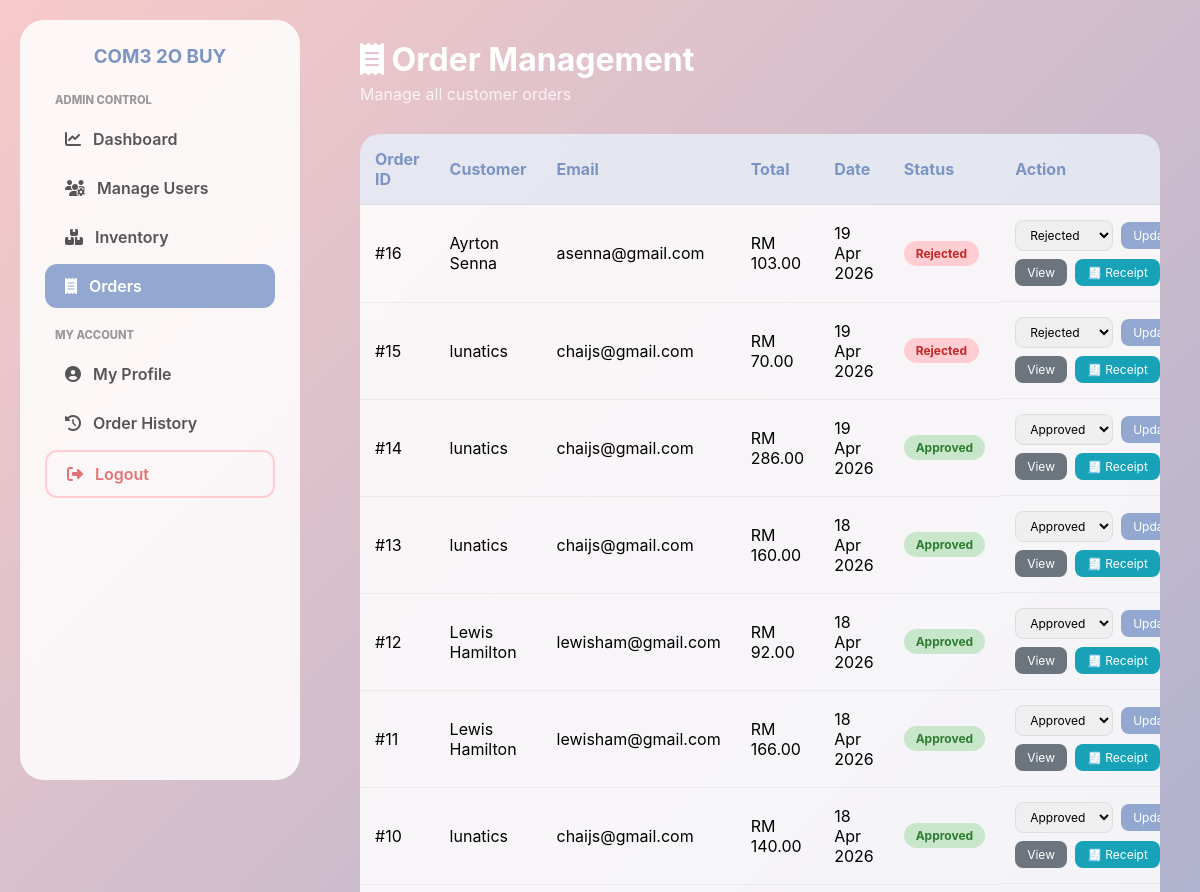
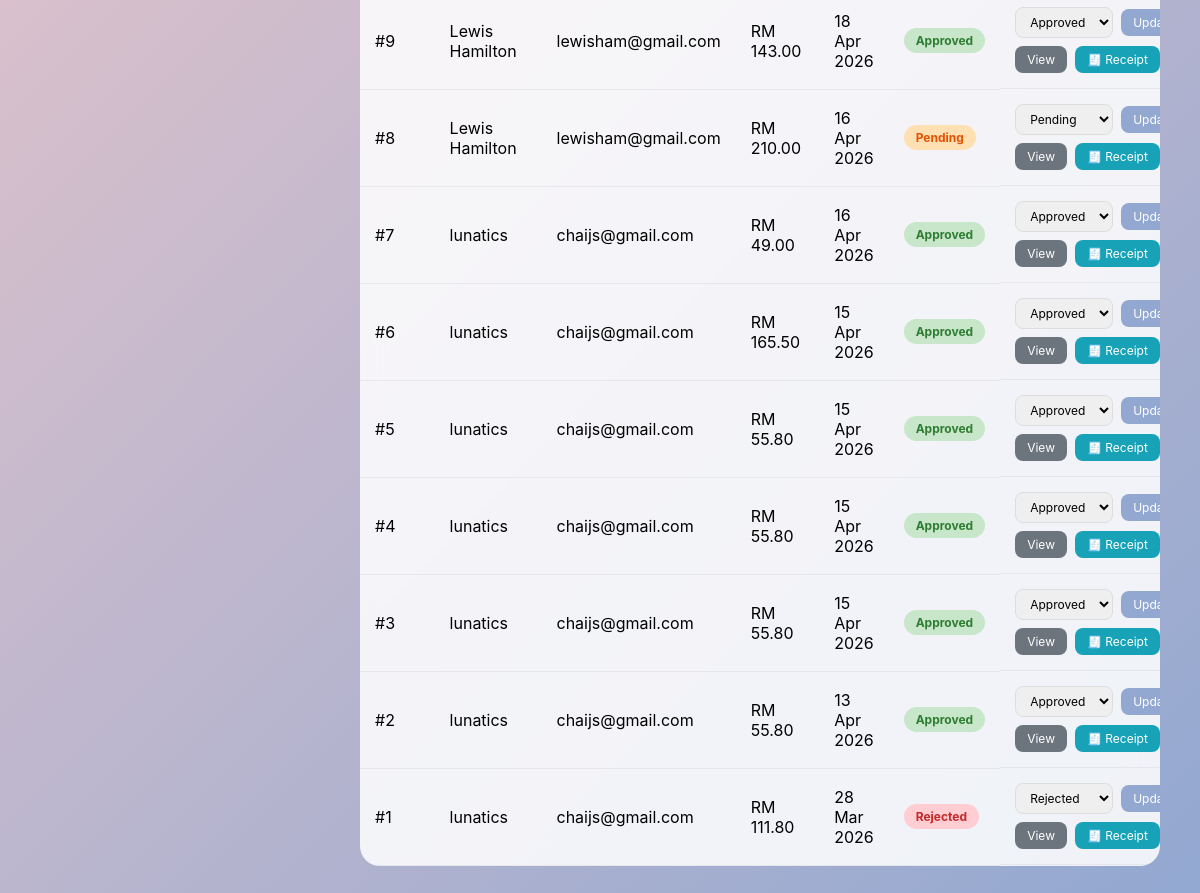
The page /admin_orders.php (signed in) on the database its author committed (2 pictures, top to bottom).
### tables this page shows
CREATE TABLE `orders` (
  `order_id` int(11) NOT NULL,
  `user_id` int(11) NOT NULL,
  `total_price` decimal(10,2) NOT NULL,
  `order_status` enum('Pending','Approved','Rejected') DEFAULT 'Pending',
  `payment_date` datetime DEFAULT NULL,
  `created_at` datetime DEFAULT current_timestamp()
);

CREATE TABLE `user` (
  `user_id` int(11) NOT NULL,
  `email` varchar(255) NOT NULL,
  `password_hash` varchar(255) NOT NULL,
  `user_name` varchar(100) NOT NULL,
  `role` enum('Admin','Member') DEFAULT 'Member',
  `is_verified` tinyint(1) DEFAULT 0,
  `profile_photo` varchar(255) DEFAULT NULL,
  `is_active` tinyint(1) DEFAULT 1,
  `Fail_login` int(11) DEFAULT 0,
  `last_fail_login` datetime DEFAULT NULL,
  `Lock_until` datetime DEFAULT NULL,
  `created_at` datetime DEFAULT current_timestamp()
);

### admin_orders.php (the view, shortened to what this page needs)
<?php
require 'config.php';
$stmt = $pdo->query("
    SELECT o.*, u.user_name, u.email
    FROM orders o
    JOIN user u ON o.user_id = u.user_id
    ORDER BY o.created_at DESC
");
$orders = $stmt->fetchAll();
?>
<!DOCTYPE html>
<html lang="en">
<head>
    <link rel="stylesheet" href="https://cdnjs.cloudflare.com/ajax/libs/font-awesome/6.4.0/css/all.min.css">
</head>
<body>
<div class="sidebar">
    <h3>COM3 2O BUY</h3>
    <div class="section-label">Admin Control</div>
    <a href="admin_dashboard.php" class="nav-item"><i class="fas fa-chart-line"></i> Dashboard</a>
    <a href="manage_users.php" class="nav-item"><i class="fas fa-users-cog"></i> Manage Users</a>
    <a href="inventory.php" class="nav-item"><i class="fas fa-boxes-stacked"></i> Inventory</a>
    <a href="admin_orders.php" class="nav-item active"><i class="fas fa-receipt"></i> Orders</a>
    <div class="section-label">My Account</div>
    <a href="profile.php" class="nav-item"><i class="fas fa-user-circle"></i> My Profile</a>
    <a href="order_history.php" class="nav-item"><i class="fas fa-clock-rotate-left"></i> Order History</a>
    <a href="logout.php" class="nav-item logout-link"><i class="fas fa-sign-out-alt"></i> Logout</a>
</div>
<div class="main-content">
    <header>
        <h1><i class="fas fa-receipt"></i> Order Management</h1>
        <p>Manage all customer orders</p>
    </header>
    <div class="orders-table">
        <table>
            <thead>
                <tr>
                    <th>Order ID</th>
                    <th>Customer</th>
                    <th>Email</th>
                    <th>Total</th>
                    <th>Date</th>
                    <th>Status</th>
                    <th>Action</th>
                </tr>
            </thead>
            <tbody>
                <?php foreach ($orders as $order): ?>
                <tr>
                    <td>#<?php echo $order['order_id']; ?></td>
                    <td><?php echo htmlspecialchars($order['user_name']); ?></td>
                    <td><?php echo htmlspecialchars($order['email']); ?></td>
                    <td>RM <?php echo number_format($order['total_price'], 2); ?></td>
                    <td><?php echo date('d M Y', strtotime($order['created_at'])); ?></td>
                    <td class="status-column">
                        <span class="status status-<?php echo $order['order_status']; ?>">
                            <?php echo $order['order_status']; ?>
                        </span>
                    </td>
                    <td class="action-buttons">
                        <form method="POST" class="status-form">
                            <select name="order_status">
                                <option value="Pending" <?php echo $order['order_status'] == 'Pending' ? 'selected' : ''; ?>>Pending</option>
                                <option value="Approved" <?php echo $order['order_status'] == 'Approved' ? 'selected' : ''; ?>>Approved</option>
                                <option value="Rejected" <?php echo $order['order_status'] == 'Rejected' ? 'selected' : ''; ?>>Rejected</option>
                            </select>
                            <button type="submit" name="update_status">Update</button>
                        </form>
                        <a href="admin_order_detail.php?id=<?php echo $order['order_id']; ?>" class="btn-view">View</a>
                        <a href="generate_receipt.php?id=<?php echo $order['order_id']; ?>" class="btn-receipt" target="_blank">🧾 Receipt</a>
                    </td>
                </tr>
                <?php endforeach; ?>
            </tbody>
        </table>
    </div>
</div>
</body>
</html>

### admin_orders.php (style rules this page uses)
:root { --rose-quartz: #F7CAC9; --serenity: #92A8D1; --serenity-dark: #7b94c4; --glass: rgba(255, 255, 255, 0.85); }
* { margin: 0; padding: 0; box-sizing: border-box; font-family: 'Inter', system-ui, sans-serif; }
body { margin: 0; background: linear-gradient(135deg, var(--rose-quartz) 0%, var(--serenity) 100%); display: flex; min-height: 100vh; }
.sidebar { width: 280px; background: var(--glass); backdrop-filter: blur(10px); margin: 20px; border-radius: 24px; padding: 25px; position: sticky; top: 20px; height: calc(100vh - 40px); }
.sidebar h3 { color: var(--serenity-dark); text-align: center; margin-bottom: 25px; }
.section-label { font-size: 0.7rem; text-transform: uppercase; color: #999; margin: 20px 0 10px 10px; font-weight: 800; }
.nav-item { padding: 12px 20px; margin-bottom: 5px; border-radius: 12px; color: #555; text-decoration: none; display: flex; align-items: center; gap: 12px; font-weight: 600; }
.nav-item.active { background: var(--serenity); color: white; }
.logout-link { margin-top: auto; color: #e57373; text-align: center; border: 2px solid #ffcdd2; border-radius: 12px; }
.main-content { flex: 1; padding: 40px; overflow-y: auto; }
header h1 { color: white; margin: 0; }
header p { color: rgba(255,255,255,0.8); margin-top: 5px; }
.orders-table { background: var(--glass); backdrop-filter: blur(10px); border-radius: 20px; overflow-x: auto; margin-top: 30px; }
table { width: 100%; border-collapse: collapse; }
th, td { padding: 15px; text-align: left; border-bottom: 1px solid rgba(0,0,0,0.05); }
th { background: rgba(146, 168, 209, 0.2); color: var(--serenity-dark); font-weight: 700; }
.status { padding: 5px 12px; border-radius: 20px; font-size: 12px; font-weight: bold; display: inline-block; }
.status-Pending { background: #ffe0b2; color: #e65100; }
.status-Approved { background: #c8e6c9; color: #2e7d32; }
.status-Rejected { background: #ffcdd2; color: #c62828; }
.action-buttons { display: flex; gap: 8px; flex-wrap: wrap; }
.status-form { display: inline-flex; gap: 8px; align-items: center; }
.status-form select { padding: 6px 10px; border-radius: 8px; border: 1px solid #ddd; font-size: 12px; }
.status-form button { padding: 6px 12px; border-radius: 8px; border: none; background: var(--serenity); color: white; cursor: pointer; font-size: 12px; }
.btn-view { background: #6c757d; color: white; padding: 6px 12px; border-radius: 8px; text-decoration: none; font-size: 12px; display: inline-block; }
.btn-receipt { background: #17a2b8; color: white; padding: 6px 12px; border-radius: 8px; text-decoration: none; font-size: 12px; display: inline-block; }

### rows shown on the page
orders: order_id "16", user.user_name "Ayrton Senna", user.email "asenna@gmail.com", total_price "103.00", created_at "19 Apr 2026", order_status "Rejected"
orders: order_id "15", user.user_name "lunatics", user.email "chaijs@gmail.com", total_price "70.00", created_at "19 Apr 2026", order_status "Rejected"
orders: order_id "14", user.user_name "lunatics", user.email "chaijs@gmail.com", total_price "286.00", created_at "19 Apr 2026", order_status "Approved"
orders: order_id "13", user.user_name "lunatics", user.email "chaijs@gmail.com", total_price "160.00", created_at "18 Apr 2026", order_status "Approved"
orders: order_id "12", user.user_name "Lewis Hamilton", user.email "lewisham@gmail.com", total_price "92.00", created_at "18 Apr 2026", order_status "Approved"
orders: order_id "11", user.user_name "Lewis Hamilton", user.email "lewisham@gmail.com", total_price "166.00", created_at "18 Apr 2026", order_status "Approved"
orders: order_id "10", user.user_name "lunatics", user.email "chaijs@gmail.com", total_price "140.00", created_at "18 Apr 2026", order_status "Approved"
orders: order_id "9", user.user_name "Lewis Hamilton", user.email "lewisham@gmail.com", total_price "143.00", created_at "18 Apr 2026", order_status "Approved"
orders: order_id "8", user.user_name "Lewis Hamilton", user.email "lewisham@gmail.com", total_price "210.00", created_at "16 Apr 2026", order_status "Pending"
orders: order_id "7", user.user_name "lunatics", user.email "chaijs@gmail.com", total_price "49.00", created_at "16 Apr 2026", order_status "Approved"
orders: order_id "6", user.user_name "lunatics", user.email "chaijs@gmail.com", total_price "165.50", created_at "15 Apr 2026", order_status "Approved"
orders: order_id "5", user.user_name "lunatics", user.email "chaijs@gmail.com", total_price "55.80", created_at "15 Apr 2026", order_status "Approved"
orders: order_id "4", user.user_name "lunatics", user.email "chaijs@gmail.com", total_price "55.80", created_at "15 Apr 2026", order_status "Approved"
orders: order_id "3", user.user_name "lunatics", user.email "chaijs@gmail.com", total_price "55.80", created_at "15 Apr 2026", order_status "Approved"
orders: order_id "2", user.user_name "lunatics", user.email "chaijs@gmail.com", total_price "55.80", created_at "13 Apr 2026", order_status "Approved"
orders: order_id "1", user.user_name "lunatics", user.email "chaijs@gmail.com", total_price "111.80", created_at "28 Mar 2026", order_status "Rejected"
